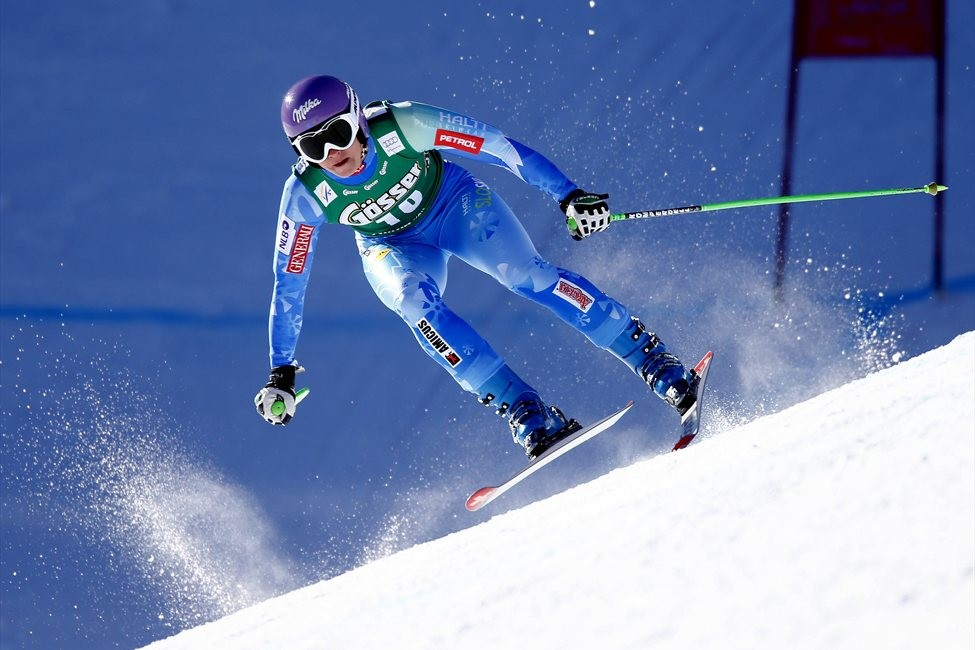
#> input picture python/notebook/Vaja01_Upravljanje_in_prikazovanje_slik/data/slika.jpg, 975 x 650 px
$ jupyter execute --allow-errors Vaja01-vaja1.ipynb   (shell and % lines are left out)
#> lines starting #> are read from the running program, lines starting #| are printed output that depends on the picture
Before you turn this problem in, make sure everything runs as expected. First, **restart the kernel** (in the menubar, select Kernel$\rightarrow$Restart) and then **run all cells** (in the menubar, select Cell$\rightarrow$Run All).

Make sure you fill in any place that says `YOUR CODE HERE` or "YOUR ANSWER HERE", as well as your name and collaborators below:

[cell 1]
NAME = ""
COLLABORATORS = ""

---

# Vaja 1: Upravljanje in prikazovanje slik
## Navodila
Vaja služi spoznavanju osnovnih ukazov za nalaganje, prikazovanje, shranjevanje slik in upravljanje z
digitalnimi slikami v programskem jeziku Python. V jeziku Python lahko sivinske slike predstavimo
z dvorazsežnimi polji ndarray v knjižnici NumPy, v katerih so slikovni elementi običajno shranjeni kot
nepredznačena 8-, 16- ali 32-bitna cela števila ali v zapisu s plavajočo vejico (Tabela 1).

### Tabela 1: Zapis sivinskih vrednosti s podatkovnimi tipi knjižnice numpy.

| Zapis sivin                 | Podatkovni tip (`dtype`)   | Zaloga vrednosti              |
| :-------------------------- | :------------------------- | :---------------------------- |
| binarna slika               | `'bool'`                   | { `False` , `True` }          |
| 8-bitni nepredznačeni       | `'uint8'`                  | \[0, 255\]                    |
| 16-bitni nepredznačeni      | `'uint16'`                 | \[0, 65535\]                  |
| 32-bitni predznačeni        | `'int32'`                  | \[-2\(^{31}\), 2\(^{31}\)-1\] |
| 32-bitni s plavajočo vejico | `'float32'` ali `'single'` | \[0.0, 1.0\]                  |
| 64-bitni s plavajočo vejico | `'float64'` ali `'double'` | \[0.0, 1.0\]                  |

Knjižnico **NumPy** naložimo z ukazom `import numpy as np`, do funkcij in spremenljivk v knjižnici pa dostopamo z `np.*` Nekatere uporabne funkcije za inicializacijo polja `ndarray` so `zeros()`, `ones()`, `zeros_like()`, `ones_like()`, `asarray()`, za pretvorbo tipa podatka `astype()` ali `array(mArray, dtype=...)`, za branje števila dimenzij `ndim()` in velikosti `shape()` polja in za preoblikovanje polja `reshape()` in `transpose()` (glej tudi vajo *0b - Uvod v Python*). Dvodimenzionalno polje `mArray` naslavljamo z npr. `mArray[0,3]` (element v ničti vrstici, tretjem stolpcu), `mArray[:,1]` (prvi stolpec), `mArray[-1,:]` (zadnja vrstica), itd. Indekse v sliki za logične izraze nad elementi slike lahko iščemo z ukazom `where()`. Koordinatni sistem slike in primeri naslavljanja elementov v sliki so prikazani na spodnji sliki.

Za branje in pisanje slik v surovem (nezgoščenem) zapisu sta v knjižnici **NumPy** uporabni funkciji `fromfile()` in `tofile()`. Za branje in pisanje slik v standardnih formatih (bmp, png, gif, eps, jpeg, itd.) pa lahko uporabimo knjižnico `PIL.Image` (če pri uvažanju knjižnice Python javi napako, potem jo najprej naložite v ukaznem oknu z ukazom `pip install pillow`). Sliko naložimo s funkcijo `open()`, ki ustvari spremenljivko tipa `Image`. Zapis slikovnih elementov v sliki preverimo z ukazom `getbands()`. S funkcijo `numpy.array` to spremenljivko pretvorimo v `numpy` podatkovno polje. Sliko v obliki `numpy` polja pretvorimo nazaj v tip `Image` s funkcijo `Image.fromarray()`. Slike tipa `Image` lahko pretvorimo v poljuben format s funkcijo `Image.convert()` in shranimo z ukazom `save()`.

Za prikazovanje slik lahko uporabite knjižnico `matplotlib.pyplot`. Ta modul uvozite z ukazoma:
```python
%matplotlib notebook
import matplotlib.pyplot as plt
```
Za izris slike je uporabna funkcija `imshow()`, za urejanje osi pa `suptitle()`, `xlabel()` in `ylabel()`, `axes()`.

## Naloge
1. Z uporabo knjižnice PIL naložite sliko v datoteki slika.jpg, jo pretvorite v sivinsko sliko in shranite v formatu png.

[cell 2]
import numpy as np
import matplotlib.pyplot as plt
import PIL.Image as Image
from mpl_toolkits.mplot3d import Axes3D
pil_image = Image.open('./data/slika.jpg')
#> pil_image is the input picture: PIL image 975x650 RGB; mean R, G, B 109.6, 130.7, 176.7
arr_image = np.array(pil_image)

# [10 lines of commented-out code are left out]
print('kanali:', pil_image.getbands())
#| kanali: ('R', 'G', 'B')
print(arr_image.shape)
#| (650, 975, 3)
plt.imshow(arr_image)
image_gray = pil_image.convert('L') #shift + tab = help
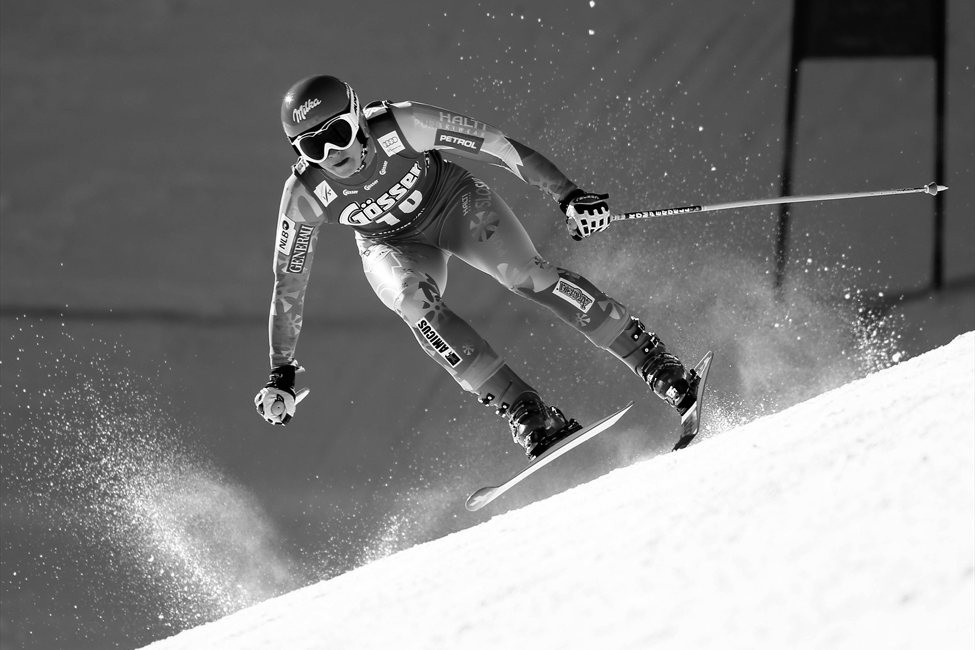
#> image_gray: PIL image 975x650 L; min 0, max 255, mean 129.5
arr_image_gray = np.array(image_gray)
plt.imshow(arr_image_gray, cmap = 'gray')

r = arr_image[:,:,0]# vzamemo vse vrtice, vse stolpce,rdeč kanal
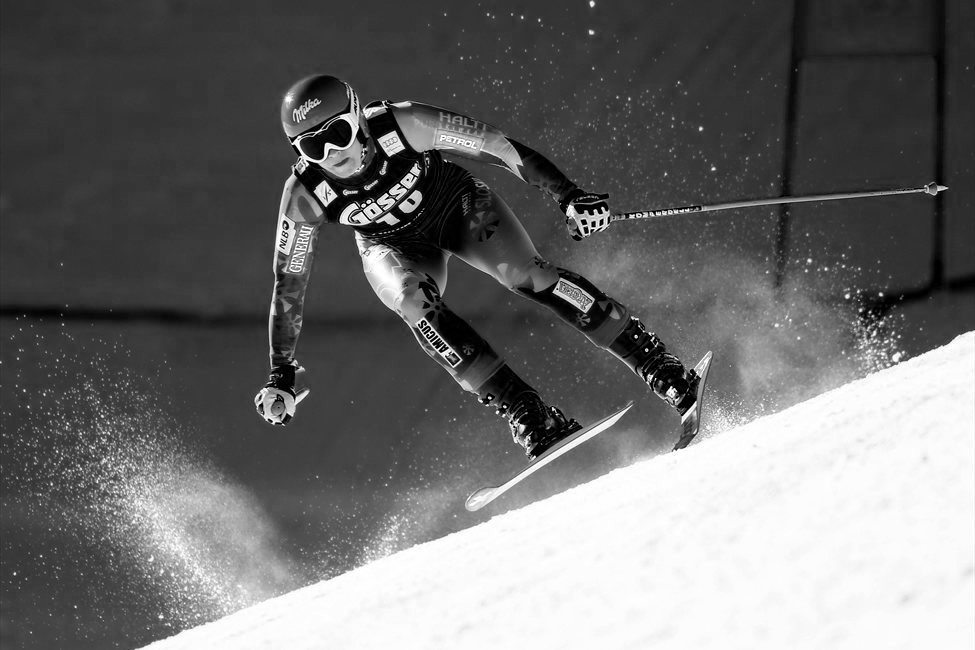
#> r: shape (650, 975); min 0, max 255, mean 109.6
g = arr_image[:,:,1]
b = arr_image[:,:,2]
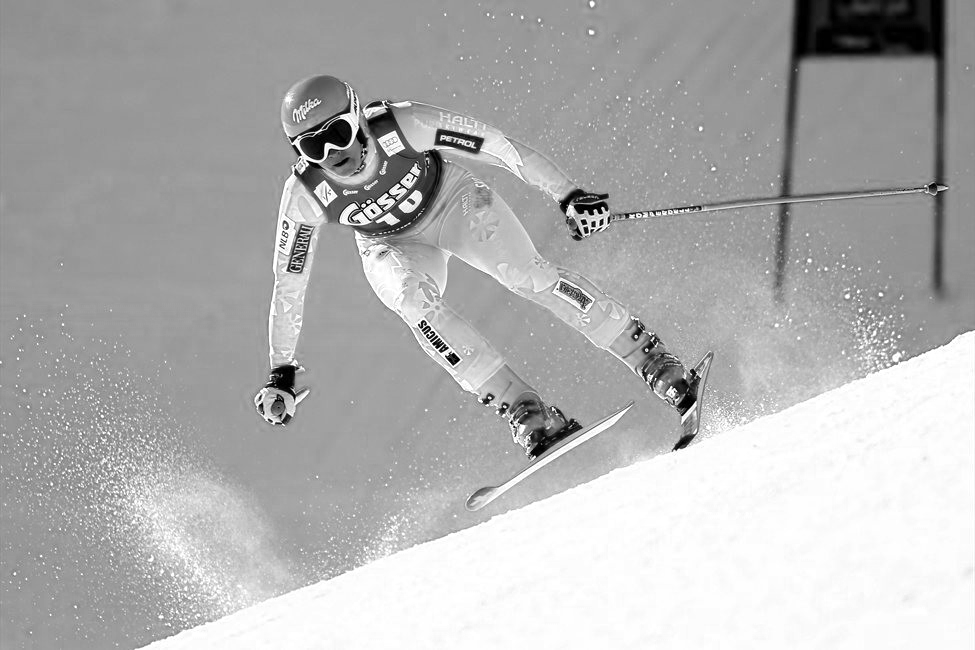
#> b: shape (650, 975); min 0, max 255, mean 176.7

plt.subplot(311)
plt.imshow(r, cmap='gray') #colour map
plt.subplot(312)
plt.imshow(g, cmap='gray')
plt.subplot(313)
plt.imshow(b, cmap='gray')
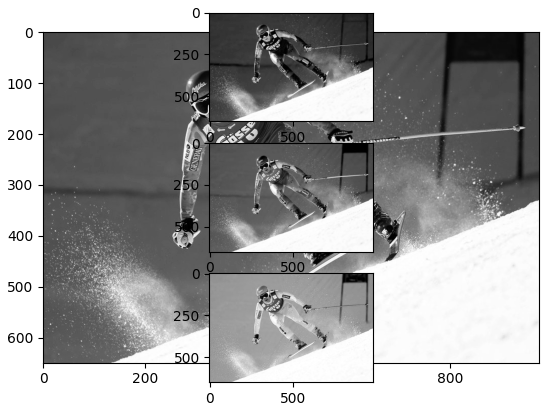
#> figure drawn by matplotlib, 4 panels

[cell 3]
arr_blue = np.copy(arr_image)
print(arr_blue.shape)
#| (650, 975, 3)
b = arr_blue[:,:,2]#glej shape -> tretja dimenzija je barva. barva je array r,g,b
b_ix = np.where(b> 150) #vrne indekse kjer večji od 150 #uint8: 0.255 (TO SO INDEKSI MATRIKE 2D ARRAY)
#> b_ix = 503329 positions, rows 0 to 649, columns 0 to 974
b[b_ix] =255
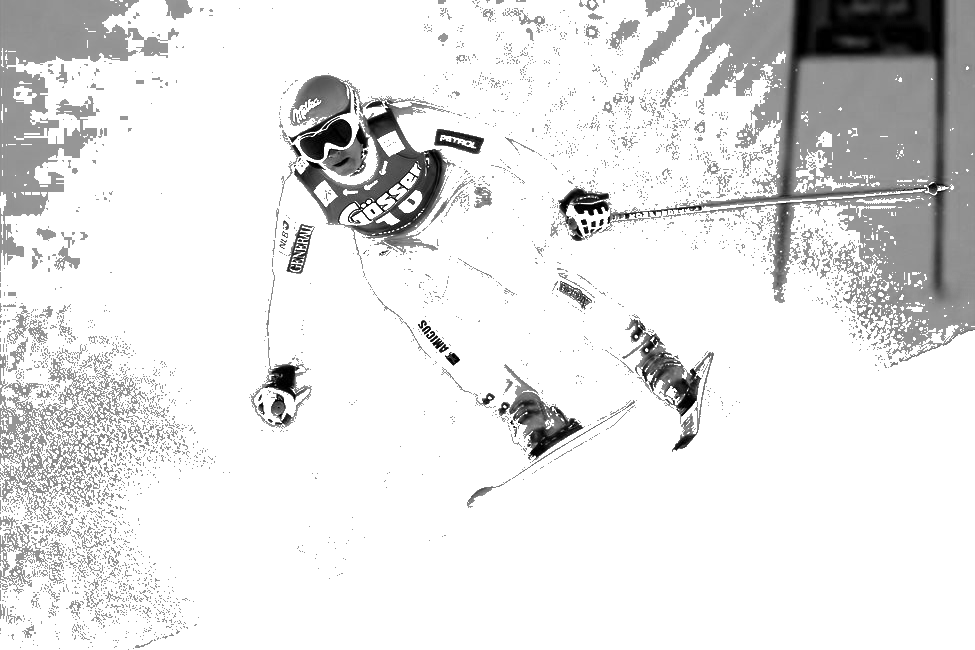
#> b: shape (650, 975); min 0, max 255, mean 227.5
plt.imshow(b,cmap = 'gray')

[cell 4]
#PRETVORBA IZ NP ARRAYA TER SHRANJEVANJE
pil_b = Image.fromarray(b)
pil_b.save('modra.gif')

[cell 5]
pil_slika = Image.open('./data/slika.jpg')
pil_slika_g = pil_slika.convert('L')#sivinska
pil_slika_g.save('slika_gray.png')

2. Datoteka `slika-8bit.raw` vsebuje dvodimenzionalno (2D) sliko v obliki surovih oz. nezgoščenih podatkov (raw). Širina in višina slike sta $X \times Y = 975 \times 650$ slikovnih elementov, vsak slikovni element pa je zapisan kot nepredznačeno 8-bitno celo število. Napišite funkcijo za nalaganje poljubnih nezgoščenih slik:

    ```python
    def loadImageRaw(iPath, iSize, iFormat):
        return oImage
    ```

  kjer je `iPath` pot do slike (mapa in ime datoteke), `iSize` vektor velikosti slike v slikovnih elementih, `iFormat` pa oblika zapisa oz. tip podatka. Funkcija naj vrne naloženo sliko `oImage` v obliki `numpy` polja. Naložite knjižnico `numpy` in uporabite funkcijo `fromfile()`.

[cell 6]
def loadImageRaw(iPath, iSize, iFormat):
    raw_data = np.fromfile(iPath, dtype = iFormat) #surovi podatki
    oImage = np.reshape(raw_data, iSize) # dimenzije, ki so podane

    return oImage

#> (a cell that did not finish here is left out)

3. Prikažite sliko na zaslon z uporabo funkcije `imshow()`. Prikaz sivin prilagodite zapisu s pomočjo parametra `cmap` (uporabite `cm.Greys_r` v knjižnici `matplotlib.cm`). Razmerje osi prikaza prilagodite razmerju osi slike z ukazom `matplotlib.axes().set_aspect('equal', 'datalim')`. Napišite funkcijo za prikazovanje poljubnih slik v obliki `numpy` polja:
```python
def showImage(iImage, iTitle):
```
kjer je `iImage` slika, ki jo želite prikazati, `iTitle` pa naslov prikaznega okna.

[cell 8]
def showImage(iImage, iTitle=''):
    plt.imshow(iImage, cmap='gray')
    plt.title(iTitle)
    plt.xlabel('x')
    plt.ylabel('y')

    #plt.show()

#> (a cell that did not finish here is left out)

4. Napišite funkcijo za shranjevanje slik v obliki `numpy` polja:
```python
def saveImageRaw(iImage, iPath, iFormat):
```
kjer je `iImage` slika, ki jo želite shraniti, `iPath` pot do slike (mapa in ime datoteke), `iFormat` pa oblika zapisa. Naložite knjižnico `numpy` in uporabite funkcijo `tofile()`.

[cell 10]
def saveImageRaw(iImage, iPath, iFormat): #za shranjevanje v surovem formatu
    iImage = iImage.astype(iFormat) # pretvorba formata uint16 v uint8 - na primer
    iImage.tofile(iPath)

#> (the rest of this cell did not finish here and is left out)

5. Datoteka `slika-16bit.raw` vsebuje 2D sliko v nezgoščenem zapisu, slika velikosti $X \times Y = 975 \times 650$, vsak slikovni element pa je zapisan kot nepredznačeno 16-bitno celo število. Prilagodite in preizkusite delovanje zgoraj navedenih funkcij `loadImageRaw()`, `showImage()` in `saveImageRaw()`.

[cell 11]
#že narejeno

6. Datoteka `slika-24bit-rgb.raw` vsebuje barvno 2D sliko v nezgoščenem zapisu, slika ima velikost $X \times Y = 975 \times 650$, posamezen slikovni element pa je predstavljen s $24 = 3 \times 8$ biti. Barvna RGB slika je zapisana kot zaporedje treh nepreznačenih 8 bitnih slik, kjer si sledijo rdeča (R), zelena (G) in modra (B) komponenta. Dopolnite funkcije `loadImageRaw()`, `showImage()` in `saveImageRaw()`, tako da bodo omogočale nalaganje, prikaz in shranjevanje barvnih RGB slik.

#> (a cell that did not finish here is left out)
